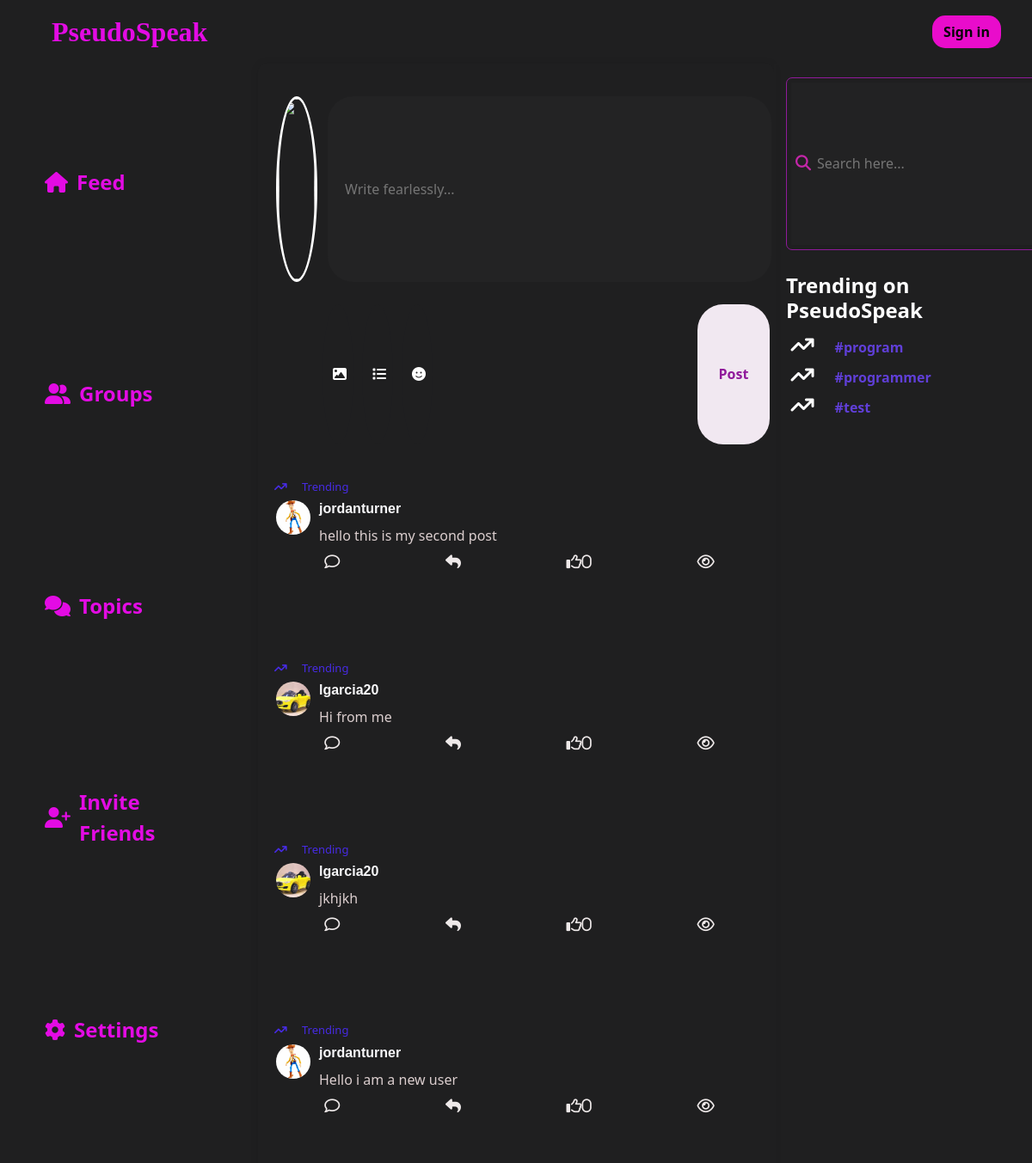
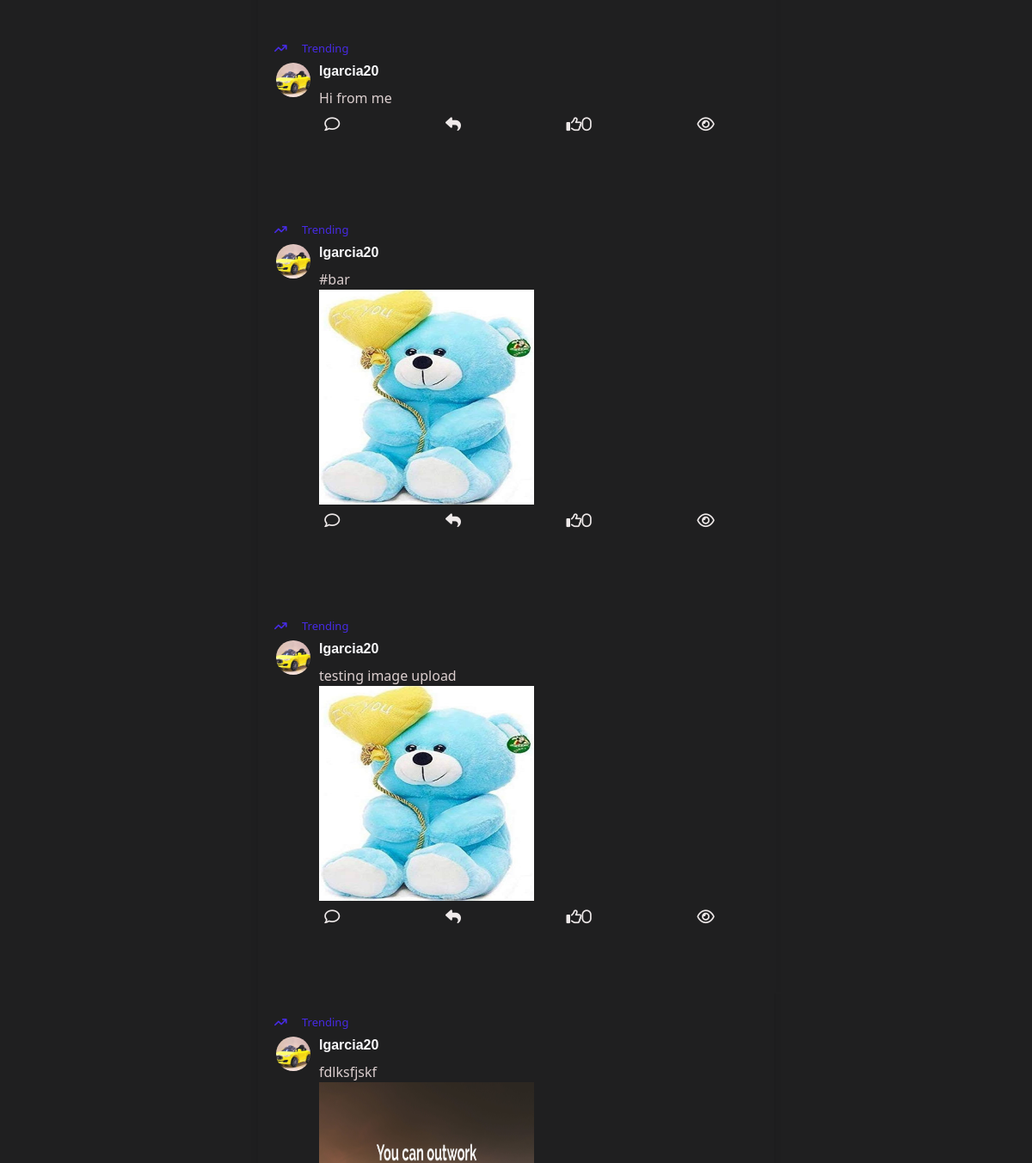
The page / on the database its author committed (2 pictures, top to bottom).
### main/models.py (models this page shows, shortened)
class TrendingMessage(models.Model):
    user=models.ForeignKey(User,null=True,on_delete=models.CASCADE)
    content=models.TextField()
    image=models.ImageField(null=True,blank=True,upload_to="images/")
    likes=models.IntegerField(null=True,default=0)
    view_count=models.IntegerField(null=True,default=0)
    hashtags=models.ManyToManyField('Hashtag')
    date_added = models.DateTimeField(auto_now_add=True,null=True)
    parent_message = models.ForeignKey('self', null=True, blank=True, on_delete=models.CASCADE, related_name='replies')
    class Meta:
        ordering = ('-date_added',)

class Profile(models.Model):
    user=models.OneToOneField(User,null=True,on_delete=models.CASCADE)
    profile_img=models.ImageField(null=True,blank=True,upload_to='images/')

class Hashtag(models.Model):
    tag=models.CharField(max_length=255)
    count=models.IntegerField(default=1,null=True)
    class Meta:
        ordering = ('-count',)

### main/views.py (the view)
# urls.py: path("",views.index,name="index"),
def index(request):
    if request.method == "POST":
        name = request.POST.get("editUser")
        user = request.user
        user.username = name
        user.save()
        return redirect("index")
    else:
        query = request.GET.get("search-input")
        if query:
            print(query)
            hashtags = Hashtag.objects.filter(tag__icontains=query)
        else:
            hashtags = Hashtag.objects.all()[:3]
        messages = TrendingMessage.objects.filter(parent_message=None)
        return render(
            request, "main/index.html", {"messages": messages, "hashtags": hashtags}
        )

### main/templates/main/index.html (shortened to what this page needs)
{% load static %}
<!DOCTYPE html>
<html lang="en">
<head>
  <link href="https://cdn.jsdelivr.net/npm/bootstrap@5.3.1/dist/css/bootstrap.min.css" rel="stylesheet"
>
  <link rel="stylesheet" href="{% static 'main/css/index.css' %}">
</head>
<body>
<nav class="navbar navbar-expand-lg bg-body-tertiary">
  <div class="container-fluid">
    <a class="navbar-brand ms-5 nav-logo" href="{% url 'index' %}">PseudoSpeak</a>
    <div class="collapse navbar-collapse" id="navbarSupportedContent">
      {% if user.is_authenticated %}
      <img id="profile_img_navbar" src="{{ user.profile.profile_img.url }}" alt="" style="width: 50px; height: 50px; border-radius: 50%; margin-right: 10px;">
<a href="{% url 'logout' %}" class="btn signbtn me-4">Logout</a>
      {% else %}
        <a href="{% url 'login_or_signup_view' %}" class="btn signbtn me-4">Sign in</a>
      {% endif %}
    </div>
  </div>
</nav>
<div class="container-fluid">
  <div class="row content-1">
    <div class="col-3 content-1a">
      <ul>
        <li class="active"><i class="fa-solid fa-house"></i><a href="{% url 'index' %}">Feed</a></li>
        <li><i class="fa-solid fa-user-group"></i><a href="{% url 'rooms' %}">Groups</a></li>
        <li><i class="fa-solid fa-comments"></i>Topics</li>
        <li><i class="fa-solid fa-user-plus"></i>Invite Friends</li>
        <li><i class="fa-solid fa-gear"></i><a href="{% url 'logout' %}">Settings</a></li>
      </ul>
    </div>
    <div class="col-6 content-1b content-scroll">
      <div class="msgbox">
        <form>
          <div class="msgbox-input">
            <div class="msgbox-img ">
              <img src="{{user.profile.profile_img.url}}" alt="">
            </div>
            <input id="data1" type="text" placeholder="Write fearlessly...">
          </div>
          <div class="msg-con row">
            <button type="button" id="uploadButton" class="msgbox-btn2 col-2 align-self-center"><i class="fa-solid fa-image" onclick="uploadImage()"></i></button>
            <button class="msgbox-btn2 col-2 align-self-center"><i class="fa-solid fa-list"></i></button>
            <button class="msgbox-btn2 col-2 align-self-center"><i class="fa-solid fa-face-smile"></i></button>
            <button class="msgbox-btn btn align-self-center" id="post-msg">Post</button>
          </div>
          {% for m in messages %}
          <div id="message-output" class="msg-output-main row">
            <div class="msgbox-trendings">
              <span><i class="fa-solid fa-arrow-trend-up"></i>Trending</span>
            </div>
            <div class="msg-output">
              <div class="msg-output-img">
                <img src="{{m.user.profile.profile_img.url}}" alt="Profile Picture">
              </div>
              <div class="msg-output-details">
                <h5>{{m.user.username}}</h5>
                <p>{{m.content}}</p>
                {% if m.image %}
                  <img src="{{m.image.url}}" alt="" style="width: 250px; height: 250px;">
                {% endif %}
              </div>
            </div>
            <div class="msg-output-icons">
              <i class="far fa-comment" id="comment" data-message-id="{{m.pk}}"></i>
              <i class="fa-solid fa-reply"></i>
              <i class="far fa-thumbs-up" id="likes" data-message-id="{{m.pk}}">{{m.likes}}</i>
              <i class="fa-regular fa-eye"></i>
            </div>
          </div>
          {% endfor %}
        </form>
      </div>
    </div>
    <div class="col-3 content-1a">
      <div class="search-container">
          <input type="text" name="search-input" class="search-input" id="search-input" placeholder="Search here...">
          <i class="fas fa-search search-icon" id="search-icon"></i>
      </div>
      <div class="trending">
        <h4 class="trending-heading">Trending on PseudoSpeak</h4>
        <div class="trending-topics">
          {% for tag in hashtags %}
          <div class="t1">
            <span><i class="fa-solid fa-arrow-trend-up"></i></span>
            <a class="trends" href="#">{{tag.tag}}</a>
          </div>
          {% endfor %}
        </div>
      </div>
    </div>
  </div>
</div>
</body>
</html>

### main/static/main/css/index.css (style rules this page uses)
body { background: #1f1f20; color: white; overflow: hidden; }
.nav-logo { color: rgba(233, 11, 233, 0.973); font-size: xx-large; font-weight: bolder; font-family: serif; }
.navbar.bg-body-tertiary { background-color: transparent !important; color: white; }
.signbtn { background-color: #e90ccb; color: rgb(5, 5, 5); border-radius: 15px; font-family: 'Segoe UI', Tahoma, Geneva, Verdana, sans-serif; font-weight: bold; }
.content-1 { height: 90vh; }
.content-1b { border: 1px solid #1f1f20; height: 100vh; }
.content-1a { border: 2px solid #1f1f20; height: 90vh; }
.content-1a ul li { list-style: none; margin: 30px 18px; font-size: x-large; font-weight: 600; border-radius: 30px; padding-left: 20px; padding-top: 5px; height: 8vh; background: none; }
.content-1a ul { list-style-type: none; padding: 0; }
.content-1a li { display: flex; align-items: center; color: rgba(233, 11, 233, 0.973); background-color: transparent; padding: 10px 15px; cursor: pointer; transition: background-color 0.2s ease; }
.content-1a i.fa-solid { font-size: 24px; margin-right: 10px; }
.content-1a li a { color: rgba(233, 11, 233, 0.973); text-decoration: none; }
.search-container { display: flex; align-items: center; border: 1px solid #901a9b; border-radius: 7px; width: 300px; margin-top: 5%; padding: 5px; position: relative; }
.search-input { height: 7vh; flex-grow: 1; border: none; outline: none; font-size: 16px; background: hsla(0, 0%, 53%, 0.04); color: #ccc; padding-left: 30px; }
.search-icon { position: absolute; left: 10px; top: 50%; transform: translateY(-50%); color: #c426a9; font-size: 18px; }
.trending { margin-top: 10%; }
.trending-heading { margin-top: 5%; font-weight: bolder; }
.trending-topics { padding: 2%; }
.trends { padding-left: 10px; }
.t1 { margin-bottom: 3%; }
.t1 a { font-weight: bold; text-decoration: none; color: rgb(96, 63, 216); }
.msgbox { display: flex; margin-top: 3%; }
.msgbox-input { display: flex; width: 48vw; justify-content: space-between; }
.msgbox-input input { width: 43vw; background: hsla(0, 0%, 53%, 0.04); outline: none; border: none; color: white; padding-left: 20px; border-radius: 30px; }
.msgbox-img { width: 4vw; height: 8vh; overflow: hidden; border-radius: 50%; border: 3px solid #fff; }
.msgbox-img img { width: 100%; height: 100%; object-fit: cover; }
.msg-con { display: flex; border-bottom: 2px solid #1f1f20; height: 8vh; }
.msgbox-btn { background-color: #f1e8f1; color: #901a9b; border-radius: 30px; width: 7vw; height: 6vh; margin-left: auto; margin-right: 14px; font-weight: bold; }
.msgbox-btn2 { border-radius: 50%; width: 3vw; height: 6vh; background-color: #1f1f20; border: none; color: white; margin-right: 10px; }
.msgbox-btn2:first-child { margin-left: 11%; }
.msgbox-trendings { padding-left: 10px; font-size: 13px; font-weight: 500; color: rgb(71, 43, 228); margin-top: 2%; }
.msgbox-trendings i { padding-right: 3%; }
.msg-output { display: flex; margin-top: 1%; align-items: flex-start; }
.msg-output-img { width: 40px; height: 40px; margin-right: 10px; border-radius: 50%; overflow: hidden; display: flex; align-items: center; justify-content: center; }
.msg-output-img img { width: 100%; height: 100%; object-fit: cover; }
.msg-output-details { flex-grow: 1; color: #f8f8fa; }
.msg-output-details h5 { font-size: 16px; font-weight: bold; margin-bottom: 5px; font-family: Verdana, Geneva, Tahoma, sans-serif; }
.msg-output-details p { font-size: 14px; margin: 0; }
.msg-output-main { border-bottom: 2px solid #1f1f20; }
.msg-output-icons { display: flex; flex-direction: row; align-items: flex-start; margin-top: 10px; justify-content: space-around; height: 4vh; }
.msg-output-icons i { margin-right: 10px; font-size: 18px; color: #f7f1f1f5; }
.content-scroll { height: 100vh; overflow-y: auto; }
.content-1b { background-color: #1f1f20; padding: 20px; border-radius: 10px; box-shadow: 0 0 10px rgba(0, 0, 0, 0.1); }
.content-1b p:nth-child(2) { font-size: 16px; color: #dbcece; }
.content-1b p { font-size: 14px; line-height: 1.5; margin-top: 10px; color: #ddc6c6; }

### main/templates/main/index.html (style rules this page uses)
a { color: white; text-decoration: none; }

### rows shown on the page
TrendingMessage: user.profile.profile_img (picture), user.username "jordanturner", content "hello this is my second post", likes "0"
TrendingMessage: user.profile.profile_img (picture), user.username "lgarcia20", content "Hi from me", likes "0"
TrendingMessage: user.profile.profile_img (picture), user.username "lgarcia20", content "jkhjkh", likes "0"
TrendingMessage: user.profile.profile_img (picture), user.username "jordanturner", content "Hello i am a new user", likes "0"
TrendingMessage: user.profile.profile_img (picture), user.username "lgarcia20", content "Hi from me", likes "0"
TrendingMessage: user.profile.profile_img (picture), user.username "lgarcia20", content "#bar", image (picture), likes "0"
TrendingMessage: user.profile.profile_img (picture), user.username "lgarcia20", content "testing image upload", image (picture), likes "0"
TrendingMessage: user.profile.profile_img (picture), user.username "lgarcia20", content "fdlksfjskf", image (picture)
Hashtag: tag "#program"
Hashtag: tag "#programmer"
Hashtag: tag "#test"
